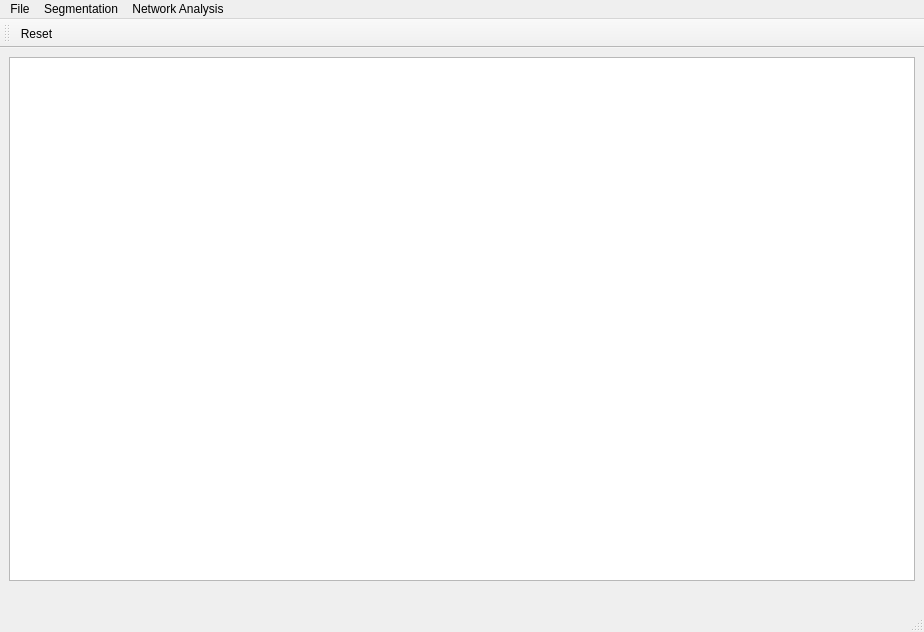
<?xml version="1.0" encoding="UTF-8"?>
<ui version="4.0">
 <class>MainWindow</class>
 <widget class="QMainWindow" name="MainWindow">
  <property name="geometry">
   <rect>
    <x>0</x>
    <y>0</y>
    <width>924</width>
    <height>632</height>
   </rect>
  </property>
  <property name="windowTitle">
   <string>MainWindow</string>
  </property>
  <widget class="QWidget" name="centralwidget">
   <layout class="QGridLayout" name="gridLayout_2">
    <item row="2" column="0">
     <widget class="QLabel" name="labelPRUEBA">
      <property name="text">
       <string/>
      </property>
     </widget>
    </item>
    <item row="0" column="0">
     <widget class="ImageView" name="imv1"/>
    </item>
   </layout>
  </widget>
  <widget class="QMenuBar" name="menubar">
   <property name="geometry">
    <rect>
     <x>0</x>
     <y>0</y>
     <width>924</width>
     <height>26</height>
    </rect>
   </property>
   <widget class="QMenu" name="menuFile">
    <property name="title">
     <string>File</string>
    </property>
    <addaction name="openAction"/>
    <addaction name="separator"/>
    <addaction name="saveImgAction"/>
    <addaction name="separator"/>
    <addaction name="LoadImageAction"/>
   </widget>
   <widget class="QMenu" name="menuSegmentation">
    <property name="title">
     <string>Segmentation</string>
    </property>
    <addaction name="findRoiAction"/>
    <addaction name="actionContinueSeg"/>
   </widget>
   <widget class="QMenu" name="menuNetwork_Analysis">
    <property name="title">
     <string>Network Analysis</string>
    </property>
   </widget>
   <addaction name="menuFile"/>
   <addaction name="menuSegmentation"/>
   <addaction name="menuNetwork_Analysis"/>
  </widget>
  <widget class="QStatusBar" name="statusbar"/>
  <widget class="QToolBar" name="toolBar">
   <property name="windowTitle">
    <string>toolBar</string>
   </property>
   <attribute name="toolBarArea">
    <enum>TopToolBarArea</enum>
   </attribute>
   <attribute name="toolBarBreak">
    <bool>false</bool>
   </attribute>
   <addaction name="actionReset"/>
  </widget>
  <action name="openAction">
   <property name="text">
    <string>Open Stack</string>
   </property>
  </action>
  <action name="saveImgAction">
   <property name="text">
    <string>Save Binary Image</string>
   </property>
  </action>
  <action name="LoadImageAction">
   <property name="text">
    <string>Load Binary Image</string>
   </property>
  </action>
  <action name="findRoiAction">
   <property name="text">
    <string>Cell Segmentation</string>
   </property>
  </action>
  <action name="actionReset">
   <property name="text">
    <string>Reset</string>
   </property>
  </action>
  <action name="actionContinueSeg">
   <property name="text">
    <string>Load Segmentation</string>
   </property>
  </action>
  <action name="actionSave">
   <property name="text">
    <string>Save</string>
   </property>
  </action>
  <action name="actionLoad_Stack">
   <property name="text">
    <string>Load Stack</string>
   </property>
  </action>
 </widget>
 <customwidgets>
  <customwidget>
   <class>ImageView</class>
   <extends>QGraphicsView</extends>
   <header location="global">pyqtgraph</header>
  </customwidget>
 </customwidgets>
 <resources/>
 <connections/>
</ui>
